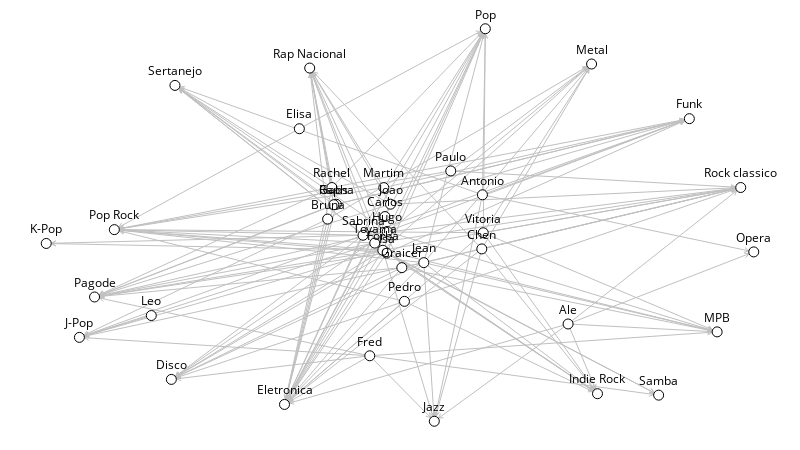

The notebook cell saved with this chart:
### Code cell
w = sn.load_graph('two-mode.gml', has_pos=False)

sn.show_graph(w, nlab=True)

### Figure 1 — Plotly figure (JSON) as saved in the notebook; plotly's stock layout.template omitted (floating-point values rounded to 4 significant figures; data arrays with more than 128 entries replaced by an {"elided": "..."} marker saying what was removed)
{"data": [{"hoverinfo": "none", "line": {"color": "rgb(192, 192, 192)", "width": 1}, "mode": "lines", "type": "scatter", "uid": "d9c2ae50-d349-11e8-a037-704d7b885bfd", "x": {"elided": "1251 float values"}, "y": {"elided": "1251 float values"}}, {"hoverinfo": "none", "marker": {"color": "rgb(255, 255, 255)", "line": {"color": "rgb(0, 0, 0)", "width": 1}, "size": 10}, "mode": "markers+text", "text": ["Samba", "Isa", "Chen", "MPB", "Rap Nacional", "Pop", "Ale", "Rapha", "Paulo", "Elisa", "Pedro", "Antonio", "Forba", "Hugo", "K-Pop", "Metal", "Vitoria", "Indie Rock", "Fred", "Funk", "Rachel", "Toyama", "Sertanejo", "Sabrina", "Eletronica", "Pop Rock", "Disco", "Gabs", "Opera", "Bruna", "Martim", "Pagode", "Rock classico", "Joao", "Jean", "Carlos", "Jazz", "J-Pop", "Leo", "Graicer"], "textfont": {"color": "rgb(0, 0, 0)"}, "textposition": "top center", "type": "scatter", "uid": "d9c2ae51-d349-11e8-ae44-704d7b885bfd", "x": [0.8656, 0.4811, 0.6156, 0.9483, 0.3724, 0.6206, 0.7376, 0.41, 0.5717, 0.3578, 0.5063, 0.6165, 0.4757, 0.4819, 0, 0.7708, 0.6177, 0.7791, 0.4572, 0.909, 0.4038, 0.4643, 0.1819, 0.4478, 0.3368, 0.09625, 0.1768, 0.4065, 1, 0.3977, 0.4771, 0.06825, 0.9816, 0.4866, 0.5336, 0.4788, 0.5485, 0.04686, 0.1485, 0.5026], "y": [0.06649, 0.4286, 0.4391, 0.2277, 0.8998, 1, 0.2478, 0.5527, 0.6378, 0.7452, 0.3054, 0.577, 0.4356, 0.4835, 0.453, 0.9102, 0.4802, 0.07016, 0.1668, 0.7709, 0.5955, 0.4539, 0.8557, 0.4739, 0.04282, 0.4882, 0.1066, 0.5517, 0.4314, 0.5151, 0.5953, 0.3166, 0.5955, 0.553, 0.4041, 0.5215, 0, 0.2137, 0.2694, 0.3914]}], "layout": {"height": 450, "margin": {"b": 0, "l": 0, "r": 0, "t": 0}, "showlegend": false, "width": 800, "xaxis": {"showgrid": false, "showticklabels": false, "zeroline": false}, "yaxis": {"showgrid": false, "showticklabels": false, "zeroline": false}}}
